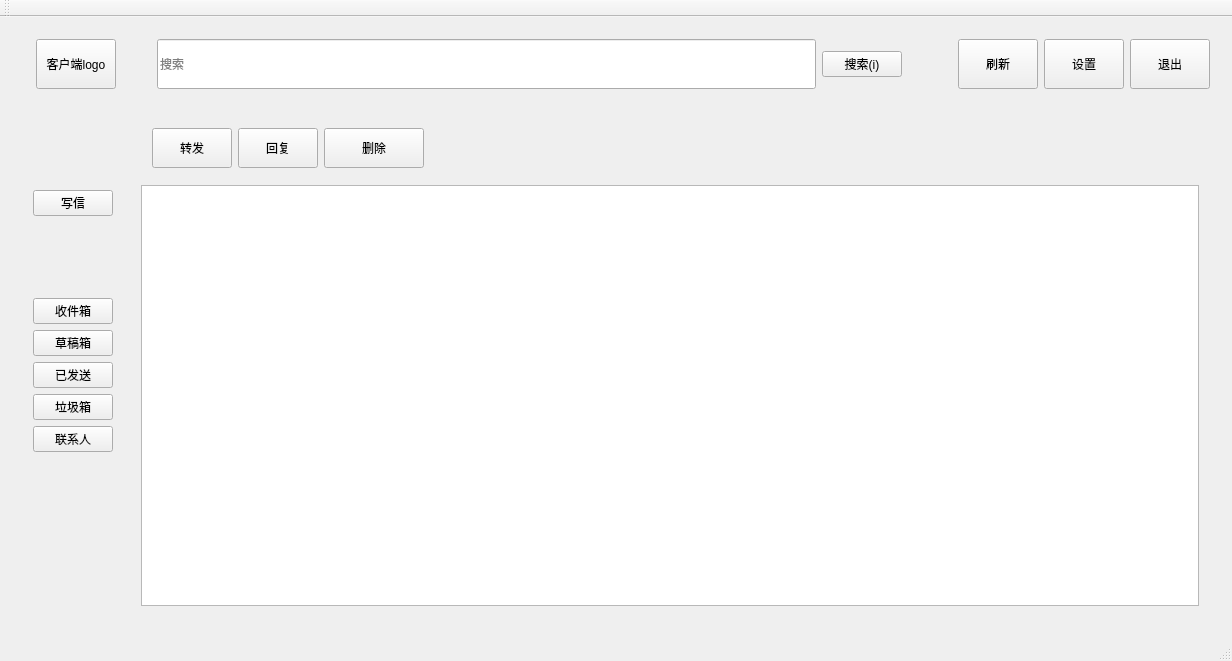
<?xml version="1.0" encoding="UTF-8"?>
<ui version="4.0">
 <class>MainWindow</class>
 <widget class="QMainWindow" name="MainWindow">
  <property name="geometry">
   <rect>
    <x>0</x>
    <y>0</y>
    <width>1232</width>
    <height>661</height>
   </rect>
  </property>
  <property name="windowTitle">
   <string>MainWindow</string>
  </property>
  <widget class="QWidget" name="centralWidget">
   <layout class="QGridLayout" name="gridLayout">
    <item row="0" column="0">
     <widget class="QWidget" name="top_menu" native="true">
      <property name="sizePolicy">
       <sizepolicy hsizetype="Preferred" vsizetype="Fixed">
        <horstretch>0</horstretch>
        <verstretch>20</verstretch>
       </sizepolicy>
      </property>
      <property name="baseSize">
       <size>
        <width>0</width>
        <height>0</height>
       </size>
      </property>
      <layout class="QHBoxLayout" name="horizontalLayout">
       <property name="leftMargin">
        <number>25</number>
       </property>
       <property name="bottomMargin">
        <number>0</number>
       </property>
       <item>
        <widget class="QPushButton" name="Home_btn">
         <property name="maximumSize">
          <size>
           <width>16777215</width>
           <height>50</height>
          </size>
         </property>
         <property name="text">
          <string>客户端logo</string>
         </property>
        </widget>
       </item>
       <item>
        <spacer name="horizontalSpacer">
         <property name="orientation">
          <enum>Qt::Horizontal</enum>
         </property>
         <property name="sizeType">
          <enum>QSizePolicy::Fixed</enum>
         </property>
         <property name="sizeHint" stdset="0">
          <size>
           <width>35</width>
           <height>20</height>
          </size>
         </property>
        </spacer>
       </item>
       <item>
        <widget class="QLineEdit" name="Search_edit">
         <property name="sizePolicy">
          <sizepolicy hsizetype="Expanding" vsizetype="Fixed">
           <horstretch>65</horstretch>
           <verstretch>0</verstretch>
          </sizepolicy>
         </property>
         <property name="maximumSize">
          <size>
           <width>1200</width>
           <height>50</height>
          </size>
         </property>
         <property name="baseSize">
          <size>
           <width>0</width>
           <height>0</height>
          </size>
         </property>
         <property name="placeholderText">
          <string>搜索</string>
         </property>
        </widget>
       </item>
       <item>
        <widget class="QPushButton" name="Search_btn">
         <property name="text">
          <string>搜索(i)</string>
         </property>
        </widget>
       </item>
       <item>
        <spacer name="horizontalSpacer_2">
         <property name="orientation">
          <enum>Qt::Horizontal</enum>
         </property>
         <property name="sizeType">
          <enum>QSizePolicy::Expanding</enum>
         </property>
         <property name="sizeHint" stdset="0">
          <size>
           <width>50</width>
           <height>20</height>
          </size>
         </property>
        </spacer>
       </item>
       <item>
        <widget class="QPushButton" name="Refresh_btn">
         <property name="sizePolicy">
          <sizepolicy hsizetype="Fixed" vsizetype="Fixed">
           <horstretch>0</horstretch>
           <verstretch>0</verstretch>
          </sizepolicy>
         </property>
         <property name="maximumSize">
          <size>
           <width>100</width>
           <height>50</height>
          </size>
         </property>
         <property name="text">
          <string>刷新</string>
         </property>
        </widget>
       </item>
       <item>
        <widget class="QPushButton" name="Set_btn">
         <property name="enabled">
          <bool>true</bool>
         </property>
         <property name="minimumSize">
          <size>
           <width>0</width>
           <height>50</height>
          </size>
         </property>
         <property name="maximumSize">
          <size>
           <width>16777215</width>
           <height>50</height>
          </size>
         </property>
         <property name="text">
          <string>设置</string>
         </property>
        </widget>
       </item>
       <item>
        <widget class="QPushButton" name="pushButton">
         <property name="maximumSize">
          <size>
           <width>16777215</width>
           <height>50</height>
          </size>
         </property>
         <property name="text">
          <string>退出</string>
         </property>
        </widget>
       </item>
      </layout>
     </widget>
    </item>
    <item row="1" column="0">
     <widget class="QWidget" name="base" native="true">
      <layout class="QHBoxLayout" name="horizontalLayout_3" stretch="1,20">
       <item>
        <widget class="QWidget" name="left_menu" native="true">
         <property name="sizePolicy">
          <sizepolicy hsizetype="Fixed" vsizetype="Fixed">
           <horstretch>0</horstretch>
           <verstretch>0</verstretch>
          </sizepolicy>
         </property>
         <layout class="QVBoxLayout" name="verticalLayout">
          <property name="topMargin">
           <number>0</number>
          </property>
          <item>
           <widget class="QPushButton" name="Write_btn">
            <property name="text">
             <string>写信</string>
            </property>
           </widget>
          </item>
          <item>
           <spacer name="verticalSpacer">
            <property name="orientation">
             <enum>Qt::Vertical</enum>
            </property>
            <property name="sizeHint" stdset="0">
             <size>
              <width>20</width>
              <height>76</height>
             </size>
            </property>
           </spacer>
          </item>
          <item>
           <widget class="QPushButton" name="Receive_btn">
            <property name="text">
             <string>收件箱</string>
            </property>
           </widget>
          </item>
          <item>
           <widget class="QPushButton" name="Draft_btn">
            <property name="text">
             <string>草稿箱</string>
            </property>
           </widget>
          </item>
          <item>
           <widget class="QPushButton" name="Send_btn">
            <property name="text">
             <string>已发送</string>
            </property>
           </widget>
          </item>
          <item>
           <widget class="QPushButton" name="Dustbin_btn">
            <property name="text">
             <string>垃圾箱</string>
            </property>
           </widget>
          </item>
          <item>
           <widget class="QPushButton" name="Contacts_btn">
            <property name="text">
             <string>联系人</string>
            </property>
           </widget>
          </item>
          <item>
           <spacer name="verticalSpacer_2">
            <property name="orientation">
             <enum>Qt::Vertical</enum>
            </property>
            <property name="sizeHint" stdset="0">
             <size>
              <width>20</width>
              <height>70</height>
             </size>
            </property>
           </spacer>
          </item>
         </layout>
        </widget>
       </item>
       <item>
        <widget class="QWidget" name="center_menu" native="true">
         <layout class="QVBoxLayout" name="verticalLayout_2">
          <item>
           <widget class="QWidget" name="c_top_meun" native="true">
            <property name="sizePolicy">
             <sizepolicy hsizetype="Expanding" vsizetype="Fixed">
              <horstretch>0</horstretch>
              <verstretch>0</verstretch>
             </sizepolicy>
            </property>
            <property name="maximumSize">
             <size>
              <width>16777215</width>
              <height>102</height>
             </size>
            </property>
            <layout class="QHBoxLayout" name="horizontalLayout_2">
             <item>
              <widget class="QPushButton" name="Foward_btn">
               <property name="sizePolicy">
                <sizepolicy hsizetype="Fixed" vsizetype="Fixed">
                 <horstretch>0</horstretch>
                 <verstretch>0</verstretch>
                </sizepolicy>
               </property>
               <property name="maximumSize">
                <size>
                 <width>16777215</width>
                 <height>50</height>
                </size>
               </property>
               <property name="text">
                <string>转发</string>
               </property>
              </widget>
             </item>
             <item>
              <widget class="QPushButton" name="Reply_btn">
               <property name="sizePolicy">
                <sizepolicy hsizetype="Fixed" vsizetype="Fixed">
                 <horstretch>0</horstretch>
                 <verstretch>0</verstretch>
                </sizepolicy>
               </property>
               <property name="maximumSize">
                <size>
                 <width>16777215</width>
                 <height>50</height>
                </size>
               </property>
               <property name="text">
                <string>回复</string>
               </property>
              </widget>
             </item>
             <item>
              <widget class="QPushButton" name="Delete_btn">
               <property name="sizePolicy">
                <sizepolicy hsizetype="Fixed" vsizetype="Fixed">
                 <horstretch>0</horstretch>
                 <verstretch>0</verstretch>
                </sizepolicy>
               </property>
               <property name="minimumSize">
                <size>
                 <width>100</width>
                 <height>40</height>
                </size>
               </property>
               <property name="maximumSize">
                <size>
                 <width>100</width>
                 <height>40</height>
                </size>
               </property>
               <property name="baseSize">
                <size>
                 <width>0</width>
                 <height>0</height>
                </size>
               </property>
               <property name="text">
                <string>删除</string>
               </property>
              </widget>
             </item>
             <item>
              <spacer name="horizontalSpacer_3">
               <property name="orientation">
                <enum>Qt::Horizontal</enum>
               </property>
               <property name="sizeHint" stdset="0">
                <size>
                 <width>250</width>
                 <height>20</height>
                </size>
               </property>
              </spacer>
             </item>
            </layout>
           </widget>
          </item>
          <item>
           <widget class="QListWidget" name="listWidget">
            <property name="sizePolicy">
             <sizepolicy hsizetype="Expanding" vsizetype="Expanding">
              <horstretch>0</horstretch>
              <verstretch>0</verstretch>
             </sizepolicy>
            </property>
            <property name="minimumSize">
             <size>
              <width>400</width>
              <height>0</height>
             </size>
            </property>
           </widget>
          </item>
         </layout>
        </widget>
       </item>
      </layout>
     </widget>
    </item>
   </layout>
  </widget>
  <widget class="QMenuBar" name="menuBar">
   <property name="geometry">
    <rect>
     <x>0</x>
     <y>0</y>
     <width>1232</width>
     <height>26</height>
    </rect>
   </property>
  </widget>
  <widget class="QToolBar" name="mainToolBar">
   <attribute name="toolBarArea">
    <enum>TopToolBarArea</enum>
   </attribute>
   <attribute name="toolBarBreak">
    <bool>false</bool>
   </attribute>
  </widget>
  <widget class="QStatusBar" name="statusBar"/>
 </widget>
 <layoutdefault spacing="6" margin="11"/>
 <resources/>
 <connections/>
</ui>
